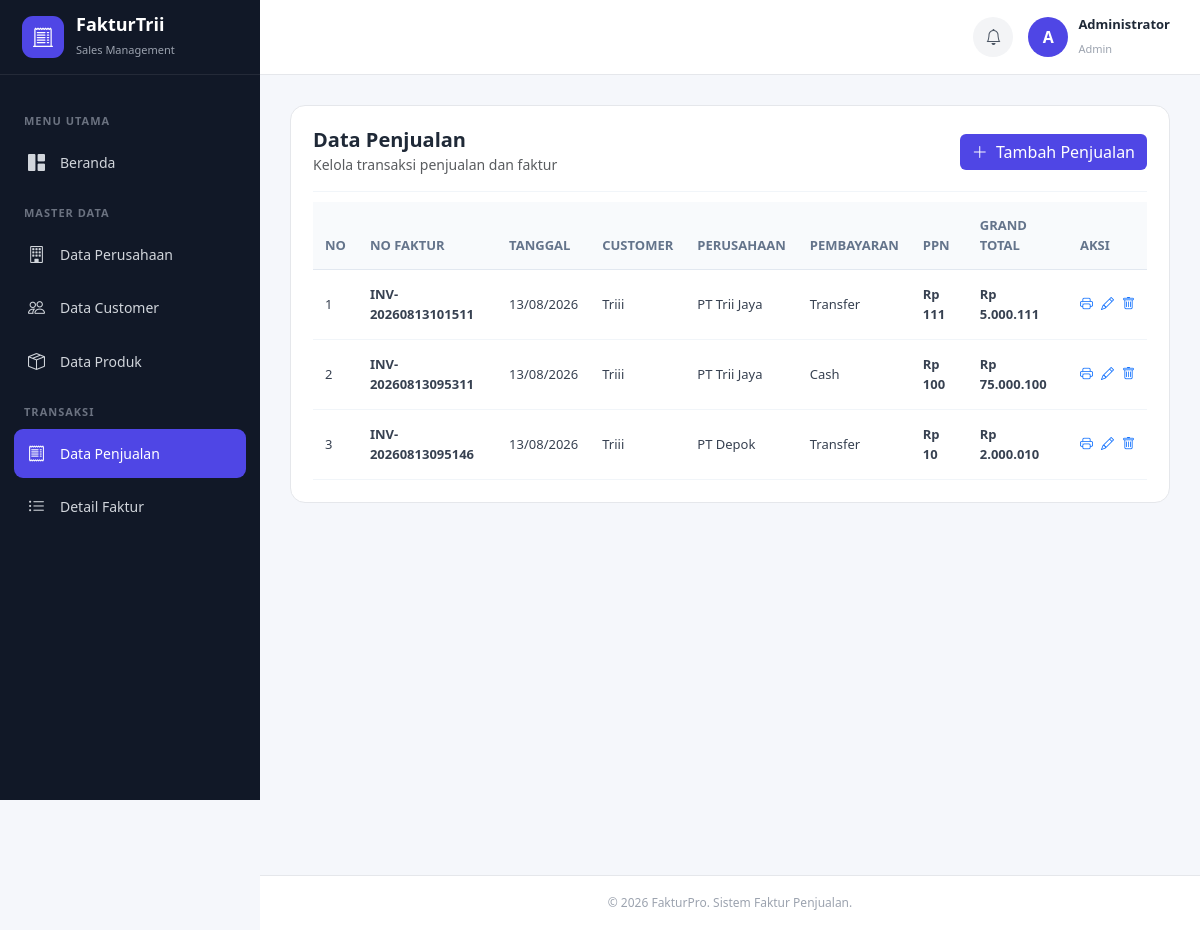
Page /penjualan/index.php on the committed database.
### tables this page shows
CREATE TABLE `faktur` (
  `no_faktur` varchar(30) NOT NULL,
  `tgl_faktur` date NOT NULL,
  `due_date` date DEFAULT NULL,
  `metode_bayar` varchar(50) NOT NULL,
  `ppn` decimal(15,2) NOT NULL DEFAULT 0.00,
  `grand_total` decimal(15,2) NOT NULL DEFAULT 0.00,
  `username` varchar(100) DEFAULT NULL,
  `id_customer` int(11) NOT NULL,
  `id_perusahaan` int(11) NOT NULL
);

CREATE TABLE `customer` (
  `id_customer` int(11) NOT NULL,
  `nama_customer` varchar(150) NOT NULL,
  `perusahaan_cust` varchar(150) DEFAULT NULL,
  `alamat` text DEFAULT NULL
);

CREATE TABLE `perusahaan` (
  `id_perusahaan` int(11) NOT NULL,
  `nama_perusahaan` varchar(150) NOT NULL,
  `alamat` text DEFAULT NULL,
  `no_telp` varchar(20) DEFAULT NULL,
  `tax` varchar(50) DEFAULT NULL
);

### penjualan/index.php (the view, shortened to what this page needs)
<?php
require_once "../config/database.php";
$query = mysqli_query(
    $conn,
    "SELECT
        f.no_faktur,
        f.tgl_faktur,
        f.due_date,
        f.metode_bayar,
        f.ppn,
        f.grand_total,
        f.username,
        f.id_customer,
        f.id_perusahaan,
        c.nama_customer,
        c.perusahaan_cust,
        p.nama_perusahaan
    FROM faktur AS f
    INNER JOIN customer AS c
        ON f.id_customer = c.id_customer
    INNER JOIN perusahaan AS p
        ON f.id_perusahaan = p.id_perusahaan
    ORDER BY
        f.tgl_faktur DESC,
        f.no_faktur DESC"
);
include "../layouts/header.php";
include "../layouts/navigation.php";
include "../layouts/sidebar.php";
?>
<main class="main-content">
    <div class="content-card">
        <div class="card-header-custom">
            <div>
                <h5>
                    Data Penjualan
                </h5>
                <small class="text-muted">
                    Kelola transaksi penjualan dan faktur
                </small>
            </div>
            <a
                href="tambah.php"
                class="btn btn-primary-custom"
            >
                <i class="bi bi-plus-lg me-1"></i>
                Tambah Penjualan
            </a>
        </div>
        <div class="table-responsive">
            <table class="table table-modern">
                <thead>
                    <tr>
                        <th>
                            NO
                        </th>
                        <th>
                            NO FAKTUR
                        </th>
                        <th>
                            TANGGAL
                        </th>
                        <th>
                            CUSTOMER
                        </th>
                        <th>
                            PERUSAHAAN
                        </th>
                        <th>
                            PEMBAYARAN
                        </th>
                        <th>
                            PPN
                        </th>
                        <th>
                            GRAND TOTAL
                        </th>
                        <th>
                            AKSI
                        </th>
                    </tr>
                </thead>
                <tbody>
                <?php
                $no = 1;
                if (
                    mysqli_num_rows($query) > 0
                ):
                    while (
                        $row = mysqli_fetch_assoc($query)
                    ):
                ?>
                    <tr>
                        <td>
                            <?= $no++; ?>
                        </td>
                        <td>
                            <strong>
                                <?= htmlspecialchars(
                                    $row['no_faktur']
                                ); ?>
                            </strong>
                        </td>
                        <td>
                            <?php
                            if (
                                !empty(
                                    $row['tgl_faktur']
                                )
                            ) {
                                echo date(
                                    'd/m/Y',
                                    strtotime(
                                        $row['tgl_faktur']
                                    )
                                );
                            } else {
                                echo "-";
                            }
                            ?>
                        </td>
                        <td>
                            <?= htmlspecialchars(
                                $row['nama_customer']
                            ); ?>
                        </td>
                        <td>
                            <?= htmlspecialchars(
                                $row['nama_perusahaan']
                            ); ?>
                        </td>
                        <td>
                            <span class="badge-info">
                                <?= htmlspecialchars(
                                    $row['metode_bayar']
                                ); ?>
                            </span>
                        </td>
                        <td>
                            <strong>
                                Rp
                                <?= number_format(
                                    (float) $row['ppn'],
                                    0,
                                    ',',
                                    '.'
                                ); ?>
                            </strong>
                        </td>
                        <td>
                            <strong>
                                Rp
                                <?= number_format(
                                    (float) $row['grand_total'],
                                    0,
                                    ',',
                                    '.'
                                ); ?>
                            </strong>
                        </td>
                        <td>
                            <div
                                style="
                                    display:flex;
                                    gap:8px;
                                    align-items:center;
                                    white-space:nowrap;
                                "
                            >
                                <a
                                    href="cetak.php?id=<?= urlencode($row['no_faktur']); ?>"
                                    target="_blank"
                                    class="btn-action btn-print"
                                    title="Cetak Faktur"
                                >
                                    <i class="bi bi-printer"></i>
                                </a>
                                <a
                                    href="edit.php?id=<?= urlencode($row['no_faktur']); ?>"
                                    class="btn-action btn-edit"
                                    title="Edit Penjualan"
                                >
                                    <i class="bi bi-pencil"></i>
                                </a>
                                <a
                                    href="hapus.php?id=<?= urlencode($row['no_faktur']); ?>"
                                    class="btn-action btn-delete"
                                    title="Hapus Penjualan"
                                    onclick="return confirm('Yakin ingin menghapus transaksi ini?')"
                                >
                                    <i class="bi bi-trash"></i>
                                </a>
                            </div>
                        </td>
                    </tr>
                <?php
                    endwhile;
                endif;
                ?>
                </tbody>
            </table>
        </div>
    </div>
</main>
<?php include "../layouts/footer.php"; ?>

### asset/css/style.css (style rules this page uses)
* { margin: 0; padding: 0; box-sizing: border-box; }
body { font-family: "Segoe UI", Tahoma, Geneva, Verdana, sans-serif; background: #f5f7fb; color: #1f2937; }
.main-content { padding: 30px; }
.content-card { background: white; border: 1px solid #e5e7eb; border-radius: 15px; padding: 22px; height: 100%; }
.card-header-custom { display: flex; align-items: center; justify-content: space-between; padding-bottom: 15px; margin-bottom: 10px; border-bottom: 1px solid #f1f5f9; }
.card-header-custom h5 { margin: 0; font-weight: 600; }
.btn-primary-custom { background: #4f46e5; border: none; color: white; }
.table thead th { background: #f8fafc; color: #64748b; font-size: 13px; font-weight: 600; border-bottom: 1px solid #e2e8f0; }
.table tbody td { vertical-align: middle; font-size: 13px; }
.table-responsive { width: 100%; overflow-x: auto; }
.table { width: 100%; border-collapse: collapse; margin: 0; }
.table th { padding: 14px 12px; background: #f8fafc; color: #64748b; font-size: 12px; font-weight: 700; text-transform: uppercase; border-bottom: 1px solid #e5e7eb; }
.table td { padding: 15px 12px; font-size: 13px; color: #374151; border-bottom: 1px solid #f1f5f9; }

### rows in the picture
faktur: no_faktur "INV-20260813101511", tgl_faktur "13/08/2026", id_customer.nama_customer "Triii", id_perusahaan.nama_perusahaan "PT Trii Jaya", metode_bayar "Transfer", ppn "111", grand_total "5.000.111"
faktur: no_faktur "INV-20260813095311", tgl_faktur "13/08/2026", id_customer.nama_customer "Triii", id_perusahaan.nama_perusahaan "PT Trii Jaya", metode_bayar "Cash", ppn "100", grand_total "75.000.100"
faktur: no_faktur "INV-20260813095146", tgl_faktur "13/08/2026", id_customer.nama_customer "Triii", id_perusahaan.nama_perusahaan "PT Depok", metode_bayar "Transfer", ppn "10", grand_total "2.000.010"
